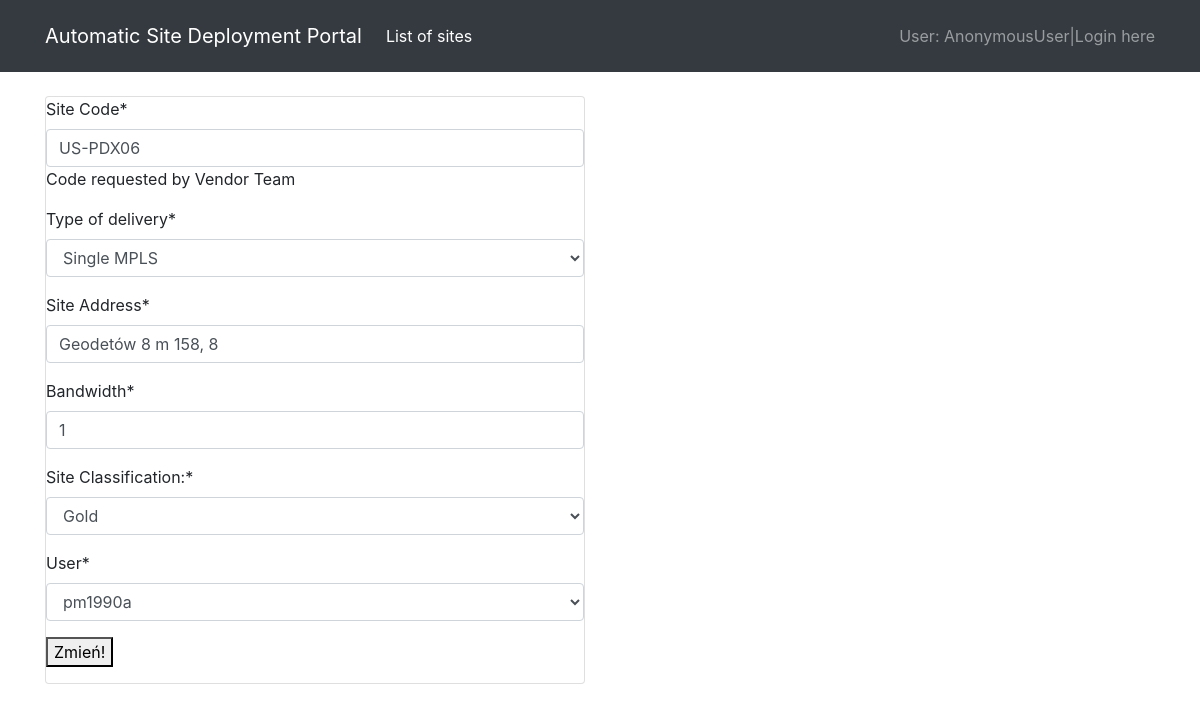
The page /lbe_portal/update/1 on the database its author committed.
### lbeportal/models.py (models this page shows, shortened)
class SiteVendor(models.Model):
    site_code = models.CharField(verbose_name="Site Code", max_length=10, help_text='Code requested by Vendor Team')
    delivery_type = models.CharField(choices=DELIVERY_TYPE, verbose_name='Type of delivery', max_length=64)
    address = models.CharField(verbose_name="Site Address", max_length=64)
    bandwidth = models.IntegerField(verbose_name="Bandwidth")
    site_classification = models.CharField(choices=CLASSIFICATION, verbose_name="Site Classification:", max_length=64)
    user = models.ForeignKey(settings.AUTH_USER_MODEL, default=1, on_delete=models.CASCADE)

### lbeportal/views.py (the view, shortened to what this page needs)
# urls.py: path('update/<int:pk>', SiteVendorUpdateView.as_view(), name='update'),
class SiteVendorUpdateView(UpdateView):
    template_name = 'sitevendor_update.html'
    queryset = SiteVendor.objects.all()
    fields = '__all__'

### templates/sitevendor_update.html (shortened to what this page needs)
{% extends 'base.html' %}
{% load crispy_forms_tags %}
{% block content %}
<div class="container">
    <div class="row">
        <div class="col-sm-6">
        <div class="card">
    <form action="" method="POST">
    {{ form|crispy }}
        <button type="submit">Zmień!</button>
    </form>
                    </div>
        </div>
    </div>
</div>
{% endblock %}

### rows shown on the page
SiteVendor: site_code "US-PDX06", delivery_type "Single MPLS", address "Geodetów 8 m 158, 8", bandwidth "1", site_classification "Gold", user "pm1990a"

### other values the page prints
{{ user }} "AnonymousUser"
